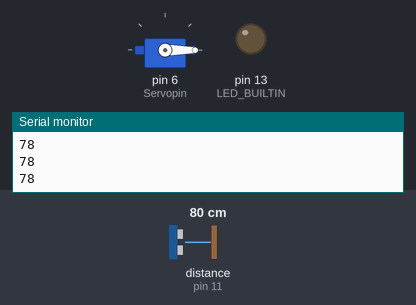
Recording of a sketch running on a simulated Arduino Uno, built with avr-gcc and run on an emulated ATmega328P. On the bench: servo, output pins drawn as LEDs (lit = HIGH), the last lines printed to the serial monitor. Wiring (inferred from the names in the program): ultrasonic range finder: trigger pin 10; echo pin 11. The test bench sets the inputs (shaded band); at power-on: distance to the obstacle (sensor on pin 11) 80 cm. The echo pulse lasts 58.3 µs per cm; pins used as bus, display or sensor lines are not drawn.

Above: at 2.2 s.
2.3 s: distance to the obstacle (sensor on pin 11) set to 13 cm
3.8 s: distance to the obstacle (sensor on pin 11) set to 10 cm
At 4.21 s:
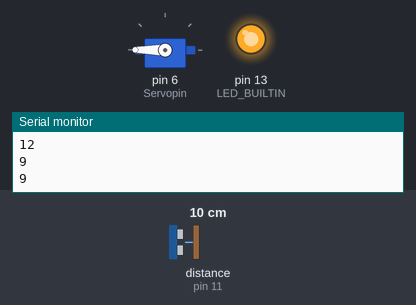
6.8 s: distance to the obstacle (sensor on pin 11) set to 18 cm
At 8.1 s:
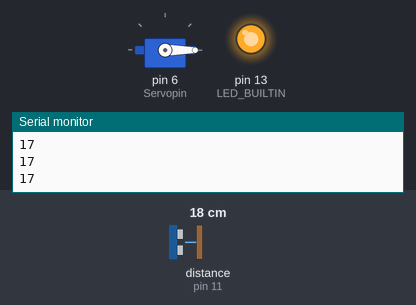
8.6 s: distance to the obstacle (sensor on pin 11) set to 2 cm
At 8.93 s:
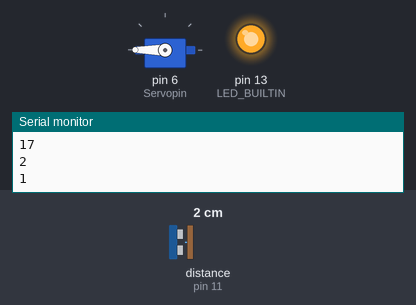
Timing chart, 0 to 12.6 s (numbered marks = the images above; inputs shaded):
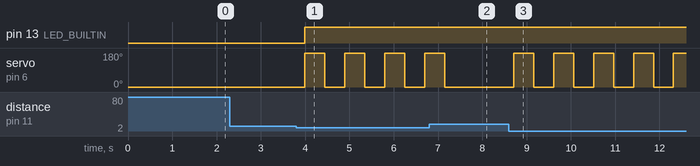

Measured:
- the behaviour switches between 12 and 11 cm on distance to the obstacle (sensor on pin 11) (found by bisection; images 0 and 1)
- after the input at 3.8 s, pin 13 (LED_BUILTIN): LOW → HIGH after 0.19 s; servo on pin 6 (Servopin): alternates 180° for 0.45 s and 0° for 0.45 s, starting after 0.19 s
- after the input at 6.8 s, servo on pin 6 (Servopin): goes on until 7.1 s, then stays 0°
- after the input at 8.6 s, servo on pin 6 (Servopin): alternates 180° for 0.45 s and 0° for 0.45 s, starting after 0.11 s

The sketch:

sabunluk.ino
```cpp
//mobilhanem deki ultrasonik mesafe ölçer örneği üzerinden oluşturulmuştur https://www.mobilhanem.com/arduino-ultrasonic-mesafe-sensoru-hc-sr04/
// alperian 31.03.2020

#include <Servo.h>
#define Servopin 6
Servo myservo;
byte trigger = 10; // Sensörün Trigger bacağının bağlı olduğu pin
byte echo = 11; // Sensörün Echo bacağının bağlı olduğu pin

unsigned long sure; // Echo bacağının kac mikro saniyede aktif olduğunu saklayacak olan değişken
double toplamYol;
int aradakiMesafe;
int servoSay = 0;
int bekleSay = 0;
bool alarm = false;
void setup() {
  pinMode(trigger, OUTPUT); // Sensörün Trigger bacağına gerilim uygulayabilmemiz için OUTPUT yapıyoruz.
  pinMode(echo, INPUT); // Sensörün Echo bacağındaki gerilimi okuyabilmemiz için INPUT yapıyoruz.
  Serial.begin(74880);
  pinMode(LED_BUILTIN, OUTPUT);
  digitalWrite(LED_BUILTIN, LOW);
  myservo.attach(Servopin);
  myservo.write(0);
  delay(1000);
}
void loop()
{
  /* Başlangıçta LOW durumda olan trigger bacağına gerilim uygulayıp ardından gerilimi keserek bir ses dalgası
    oluşturmuş oluyoruz. Bu işlem arasında 10 mikro saniye beklenmenin sebebi HC-SR04'ün en az 10 mikro saniyelik
    dalgalar ile çalışmasıdır. */
  digitalWrite(trigger, HIGH);
  delayMicroseconds(10);
  digitalWrite(trigger, LOW);

  // Dalga üretildikten sonra geri yansıyıp Echo bacağının HIGH duruma geçireceği süreyi pulseIn fonksiyonu ile
  // kaydediyoruz.
  sure = pulseIn(echo, HIGH);

  // Aşağıda yapılan süre-mesafe dönüşüm işlemleri yazımızda açıklanmıştır.
  toplamYol = (double)sure * 0.034;
  aradakiMesafe = toplamYol / 2;

  Serial.println(String(aradakiMesafe));
  if (alarm )
  {
    alarm = false;
    myservo.write(0);//sprayleme işlemi için servo yu başlangıç konumuna geri alıyoruz.
    delay(450);//servo nun konumlanması için bekliyoruz.
  }
  if (aradakiMesafe <= 10) {//ne kadar yakınken spray i çeksin.
    servoSay++;
    bekleSay = 0;
    if (servoSay > 1)
    {      //servoSay=0;
      digitalWrite(LED_BUILTIN, HIGH);
      alarm = true;
      myservo.write(180);//Servonun ne kadar açmasını istiyorsanız parantez içindeki değeri değiştirin. aşağıdaki delay daki değeri aynı oranla küçültebilirsiniz.
      delay(350);//servo konumunu alsın diye biraz zaman tanıyalım
    }
  }
  if (servoSay > 0 && aradakiMesafe > 15) //ne kadar uzaktayken sprayleme işlemi bitsin
  {
    bekleSay++;
    servoSay = 0;
    if (bekleSay > 2)
    {
      bekleSay = 0;
      digitalWrite(LED_BUILTIN, LOW);
      delay(200);
    }
  }
  delay(100);
}
```
